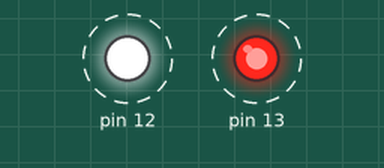
This program was run on a simulated Arduino Uno, built with avr-gcc and run on an emulated ATmega328P. Shown: output pins drawn as LEDs (lit = HIGH). Dashed ring = blinking.

Above: at 0.2 s.
Timing chart, 0 to 3.0 s (numbered marks = the images above):
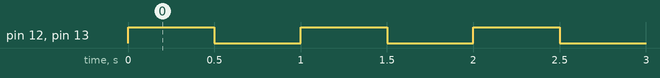

Measured:
- by itself, pin 12, pin 13: alternates HIGH for 0.50 s and LOW for 0.50 s

The program:

main.cpp
```cpp
/*
 Для расчета резистора, ограничивающего ток светодиода,
 используется формула: R = (V - Vl) / Il
 Ток питающий светодиоды - 20 мА.

 Анод "красного" светодиода подключен к 13 пину, катод к GND.
 R = (5,00 - 1,83) / 0,020 = 158,50 Ом

 Анод "белого" светодиода подключен к 12 пину, катод к GND.
 R = (5,00 - 3,50) / 0,020 = 75 Ом
*/

#include <Arduino.h>
#include "single_led.h"

const wokwi::single_led led_red{13};
const wokwi::single_led led_white{12};

void setup() {}

void loop()
{
  led_red.power_on();
  led_white.power_on();
  delay(500);

  led_red.power_off();
  led_white.power_off();
  delay(500);
}
```

single_led.h
```cpp
/*
 Светодиоды изготавливаются из полупроводниковых материалов.
 Ниже приведены доступные цвета с падением напряжения на диоде.
 ====================================
 Инфракрасный     | ΔU < 1,90
 ------------------------------------
 Красный          | 1,63 < ΔU < 2,03
 ------------------------------------
 Оранжевый        | 2,03 < ΔU < 2,10
 ------------------------------------
 Жёлтый           | 2,10 < ΔU < 2,18
 ------------------------------------
 Зелёный          | 1,90 < ΔU < 4,00
 ------------------------------------
 Сине-зелёный     | 2,48 < ΔU < 3,70
 ------------------------------------
 Синий            | 2,48 < ΔU < 3,70
 ------------------------------------
 Фиолетовый       | 2,76 < ΔU < 4,00
 ------------------------------------
 Пурпурный        | 2,48 < ΔU < 3,70
 ------------------------------------
 Ультрафиолетовый | 3,10 < ΔU < 4,40
 ------------------------------------
 Белый            | ΔU ≈ 3,50
 ====================================
*/
/*
 Для расчета резистора, ограничивающего ток светодиода,
 используется формула: R = (V - Vl) / Il
*/

#ifndef SINGLE_LED_H
#define SINGLE_LED_H

#include <stdint.h>
#include <stddef.h>

namespace wokwi
{
    class single_led
    {
    public:
        explicit single_led(uint8_t pin);
        single_led(const single_led&) = delete;
        single_led(single_led&&) = delete;
        ~single_led() = default;

        single_led& operator=(const single_led&) = delete;
        single_led& operator=(single_led&&) = delete;

        void power_on() const;
        void power_off() const;

    private:
        uint8_t _pin{};
    };
}

#endif // !SINGLE_LED_H
```

single_led.cpp
```cpp
#include "single_led.h"
#include <Arduino.h>

wokwi::single_led::single_led(uint8_t pin) : _pin{pin}
{
    pinMode(_pin, OUTPUT);
}

void wokwi::single_led::power_on() const { digitalWrite(_pin, HIGH); }
void wokwi::single_led::power_off() const { digitalWrite(_pin, LOW); }
```
